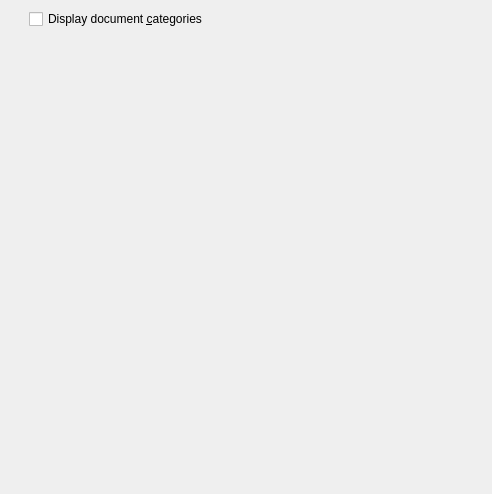
<ui version="4.0" >
 <class>SettingsWidget</class>
 <widget class="QWidget" name="SettingsWidget" >
  <property name="geometry" >
   <rect>
    <x>0</x>
    <y>0</y>
    <width>492</width>
    <height>494</height>
   </rect>
  </property>
  <property name="windowTitle" >
   <string>Form2</string>
  </property>
  <layout class="QGridLayout" >
   <property name="margin" >
    <number>9</number>
   </property>
   <property name="spacing" >
    <number>6</number>
   </property>
   <item row="3" column="1" >
    <spacer>
     <property name="orientation" >
      <enum>Qt::Vertical</enum>
     </property>
     <property name="sizeType" >
      <enum>QSizePolicy::Expanding</enum>
     </property>
     <property name="sizeHint" >
      <size>
       <width>20</width>
       <height>61</height>
      </size>
     </property>
    </spacer>
   </item>
   <item row="1" column="1" >
    <widget class="QCheckBox" name="kcfg_displayMimeType" >
     <property name="text" >
      <string>Display document &amp;categories</string>
     </property>
     <property name="shortcut" >
      <string>Alt+A</string>
     </property>
    </widget>
   </item>
   <item rowspan="2" row="1" column="0" >
    <spacer>
     <property name="orientation" >
      <enum>Qt::Horizontal</enum>
     </property>
     <property name="sizeType" >
      <enum>QSizePolicy::Fixed</enum>
     </property>
     <property name="sizeHint" >
      <size>
       <width>20</width>
       <height>40</height>
      </size>
     </property>
    </spacer>
   </item>
  </layout>
 </widget>
 <layoutdefault spacing="6" margin="11" />
 <pixmapfunction>qPixmapFromMimeSource</pixmapfunction>
 <resources/>
 <connections/>
</ui>
